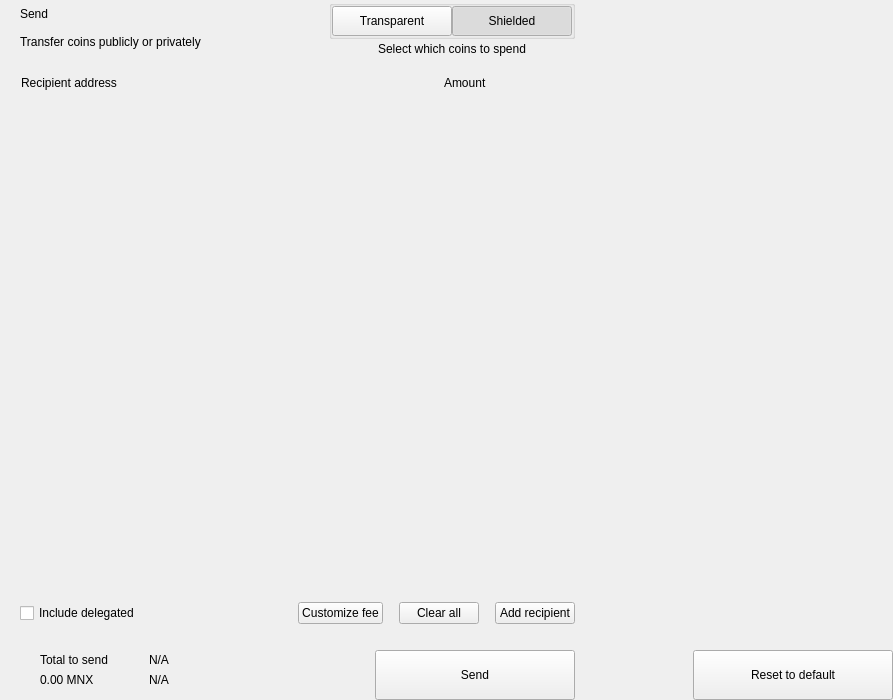
<?xml version="1.0" encoding="UTF-8"?>
<ui version="4.0">
 <class>send</class>
 <widget class="QWidget" name="send">
  <property name="geometry">
   <rect>
    <x>0</x>
    <y>0</y>
    <width>893</width>
    <height>700</height>
   </rect>
  </property>
  <property name="windowTitle">
   <string notr="true">N/A</string>
  </property>
  <layout class="QHBoxLayout" name="horizontalLayout_2" stretch="2,1">
   <property name="spacing">
    <number>0</number>
   </property>
   <property name="leftMargin">
    <number>0</number>
   </property>
   <property name="topMargin">
    <number>0</number>
   </property>
   <property name="rightMargin">
    <number>0</number>
   </property>
   <property name="bottomMargin">
    <number>0</number>
   </property>
   <item>
    <widget class="QWidget" name="left" native="true">
     <layout class="QVBoxLayout" name="verticalLayout_3">
      <property name="spacing">
       <number>0</number>
      </property>
      <property name="leftMargin">
       <number>0</number>
      </property>
      <property name="topMargin">
       <number>0</number>
      </property>
      <property name="rightMargin">
       <number>0</number>
      </property>
      <property name="bottomMargin">
       <number>0</number>
      </property>
      <item>
       <layout class="QVBoxLayout" name="verticalLayout_22" stretch="0,0,0,1,0,0,0,0">
        <property name="spacing">
         <number>0</number>
        </property>
        <item>
         <layout class="QHBoxLayout" name="horizontalLayout_3">
          <property name="spacing">
           <number>0</number>
          </property>
          <property name="leftMargin">
           <number>20</number>
          </property>
          <property name="rightMargin">
           <number>20</number>
          </property>
          <item>
           <layout class="QVBoxLayout" name="verticalLayout">
            <property name="spacing">
             <number>0</number>
            </property>
            <item>
             <widget class="QLabel" name="labelTitle">
              <property name="text">
               <string>Send</string>
              </property>
              <property name="alignment">
               <set>Qt::AlignLeading|Qt::AlignLeft|Qt::AlignVCenter</set>
              </property>
             </widget>
            </item>
            <item>
             <widget class="QLabel" name="labelSubtitle1">
              <property name="text">
               <string>Transfer coins publicly or privately</string>
              </property>
             </widget>
            </item>
           </layout>
          </item>
          <item>
           <spacer name="horizontalSpacer">
            <property name="orientation">
             <enum>Qt::Horizontal</enum>
            </property>
            <property name="sizeHint" stdset="0">
             <size>
              <width>40</width>
              <height>20</height>
             </size>
            </property>
           </spacer>
          </item>
          <item>
           <layout class="QVBoxLayout" name="verticalLayout_6">
            <property name="spacing">
             <number>3</number>
            </property>
            <item alignment="Qt::AlignHCenter">
             <widget class="QGroupBox" name="groupBox">
              <property name="styleSheet">
               <string notr="true">#groupBox{
padding-top:2px;
}</string>
              </property>
              <property name="title">
               <string/>
              </property>
              <property name="alignment">
               <set>Qt::AlignCenter</set>
              </property>
              <layout class="QHBoxLayout" name="horizontalLayout_4">
               <property name="spacing">
                <number>0</number>
               </property>
               <property name="leftMargin">
                <number>0</number>
               </property>
               <property name="topMargin">
                <number>0</number>
               </property>
               <property name="rightMargin">
                <number>0</number>
               </property>
               <property name="bottomMargin">
                <number>0</number>
               </property>
               <item>
                <widget class="QPushButton" name="pushLeft">
                 <property name="minimumSize">
                  <size>
                   <width>120</width>
                   <height>30</height>
                  </size>
                 </property>
                 <property name="maximumSize">
                  <size>
                   <width>120</width>
                   <height>30</height>
                  </size>
                 </property>
                 <property name="focusPolicy">
                  <enum>Qt::NoFocus</enum>
                 </property>
                 <property name="text">
                  <string>Transparent</string>
                 </property>
                 <property name="checkable">
                  <bool>true</bool>
                 </property>
                 <property name="autoExclusive">
                  <bool>true</bool>
                 </property>
                </widget>
               </item>
               <item>
                <widget class="QPushButton" name="pushRight">
                 <property name="minimumSize">
                  <size>
                   <width>120</width>
                   <height>30</height>
                  </size>
                 </property>
                 <property name="maximumSize">
                  <size>
                   <width>120</width>
                   <height>30</height>
                  </size>
                 </property>
                 <property name="focusPolicy">
                  <enum>Qt::NoFocus</enum>
                 </property>
                 <property name="text">
                  <string>Shielded</string>
                 </property>
                 <property name="checkable">
                  <bool>true</bool>
                 </property>
                 <property name="checked">
                  <bool>true</bool>
                 </property>
                 <property name="autoExclusive">
                  <bool>true</bool>
                 </property>
                </widget>
               </item>
              </layout>
             </widget>
            </item>
            <item alignment="Qt::AlignHCenter|Qt::AlignTop">
             <widget class="QLabel" name="labelSubtitle2">
              <property name="styleSheet">
               <string notr="true"/>
              </property>
              <property name="text">
               <string>Select which coins to spend</string>
              </property>
              <property name="alignment">
               <set>Qt::AlignCenter</set>
              </property>
              <property name="indent">
               <number>0</number>
              </property>
             </widget>
            </item>
           </layout>
          </item>
         </layout>
        </item>
        <item>
         <spacer name="verticalSpacer_2">
          <property name="orientation">
           <enum>Qt::Vertical</enum>
          </property>
          <property name="sizeType">
           <enum>QSizePolicy::Fixed</enum>
          </property>
          <property name="sizeHint" stdset="0">
           <size>
            <width>20</width>
            <height>20</height>
           </size>
          </property>
         </spacer>
        </item>
        <item>
         <layout class="QHBoxLayout" name="horizontalLayout" stretch="6,0,2">
          <property name="spacing">
           <number>0</number>
          </property>
          <property name="leftMargin">
           <number>10</number>
          </property>
          <property name="topMargin">
           <number>0</number>
          </property>
          <property name="rightMargin">
           <number>20</number>
          </property>
          <property name="bottomMargin">
           <number>0</number>
          </property>
          <item>
           <widget class="QLabel" name="labelSubtitleAddress">
            <property name="styleSheet">
             <string notr="true">margin-left:8px;</string>
            </property>
            <property name="text">
             <string>Recipient address</string>
            </property>
           </widget>
          </item>
          <item>
           <spacer name="horizontalSpacer_3">
            <property name="orientation">
             <enum>Qt::Horizontal</enum>
            </property>
            <property name="sizeType">
             <enum>QSizePolicy::Fixed</enum>
            </property>
            <property name="sizeHint" stdset="0">
             <size>
              <width>40</width>
              <height>1</height>
             </size>
            </property>
           </spacer>
          </item>
          <item>
           <widget class="QLabel" name="labelSubtitleAmount">
            <property name="text">
             <string>Amount</string>
            </property>
           </widget>
          </item>
         </layout>
        </item>
        <item>
         <widget class="QScrollArea" name="scrollArea">
          <property name="minimumSize">
           <size>
            <width>0</width>
            <height>350</height>
           </size>
          </property>
          <property name="styleSheet">
           <string notr="true">#scrollArea {
            background:transparent;
            margin-top:10px;
}</string>
          </property>
          <property name="horizontalScrollBarPolicy">
           <enum>Qt::ScrollBarAlwaysOff</enum>
          </property>
          <property name="sizeAdjustPolicy">
           <enum>QAbstractScrollArea::AdjustIgnored</enum>
          </property>
          <property name="widgetResizable">
           <bool>true</bool>
          </property>
          <property name="alignment">
           <set>Qt::AlignLeading|Qt::AlignLeft|Qt::AlignTop</set>
          </property>
          <widget class="QWidget" name="scrollAreaWidgetContents">
           <property name="geometry">
            <rect>
             <x>0</x>
             <y>0</y>
             <width>591</width>
             <height>16</height>
            </rect>
           </property>
           <property name="sizePolicy">
            <sizepolicy hsizetype="Preferred" vsizetype="Maximum">
             <horstretch>0</horstretch>
             <verstretch>0</verstretch>
            </sizepolicy>
           </property>
           <property name="autoFillBackground">
            <bool>false</bool>
           </property>
           <property name="styleSheet">
            <string notr="true">#scrollAreaWidgetContents {
             background:transparent;
             }</string>
           </property>
           <layout class="QVBoxLayout" name="verticalLayout_7">
            <property name="spacing">
             <number>0</number>
            </property>
            <property name="sizeConstraint">
             <enum>QLayout::SetDefaultConstraint</enum>
            </property>
            <property name="leftMargin">
             <number>0</number>
            </property>
            <property name="topMargin">
             <number>0</number>
            </property>
            <property name="rightMargin">
             <number>0</number>
            </property>
            <property name="bottomMargin">
             <number>0</number>
            </property>
           </layout>
          </widget>
         </widget>
        </item>
        <item>
         <spacer name="verticalSpacer_4">
          <property name="orientation">
           <enum>Qt::Vertical</enum>
          </property>
          <property name="sizeType">
           <enum>QSizePolicy::Fixed</enum>
          </property>
          <property name="sizeHint" stdset="0">
           <size>
            <width>20</width>
            <height>20</height>
           </size>
          </property>
         </spacer>
        </item>
        <item>
         <layout class="QHBoxLayout" name="horizontalLayout_20">
          <property name="spacing">
           <number>6</number>
          </property>
          <property name="leftMargin">
           <number>20</number>
          </property>
          <property name="rightMargin">
           <number>20</number>
          </property>
          <item>
           <widget class="QCheckBox" name="checkBoxDelegations">
            <property name="layoutDirection">
             <enum>Qt::LeftToRight</enum>
            </property>
            <property name="text">
             <string>Include delegated</string>
            </property>
           </widget>
          </item>
          <item>
           <spacer name="horizontalSpacer_4">
            <property name="orientation">
             <enum>Qt::Horizontal</enum>
            </property>
            <property name="sizeHint" stdset="0">
             <size>
              <width>10</width>
              <height>20</height>
             </size>
            </property>
           </spacer>
          </item>
          <item>
           <widget class="QPushButton" name="pushButtonFee">
            <property name="focusPolicy">
             <enum>Qt::NoFocus</enum>
            </property>
            <property name="text">
             <string>Customize fee</string>
            </property>
           </widget>
          </item>
          <item>
           <spacer name="horizontalSpacer_11">
            <property name="orientation">
             <enum>Qt::Horizontal</enum>
            </property>
            <property name="sizeType">
             <enum>QSizePolicy::Minimum</enum>
            </property>
            <property name="sizeHint" stdset="0">
             <size>
              <width>10</width>
              <height>20</height>
             </size>
            </property>
           </spacer>
          </item>
          <item>
           <widget class="QPushButton" name="pushButtonClear">
            <property name="focusPolicy">
             <enum>Qt::NoFocus</enum>
            </property>
            <property name="layoutDirection">
             <enum>Qt::RightToLeft</enum>
            </property>
            <property name="text">
             <string>Clear all</string>
            </property>
           </widget>
          </item>
          <item>
           <spacer name="horizontalSpacer_6">
            <property name="orientation">
             <enum>Qt::Horizontal</enum>
            </property>
            <property name="sizeType">
             <enum>QSizePolicy::Fixed</enum>
            </property>
            <property name="sizeHint" stdset="0">
             <size>
              <width>10</width>
              <height>20</height>
             </size>
            </property>
           </spacer>
          </item>
          <item>
           <widget class="QPushButton" name="pushButtonAddRecipient">
            <property name="focusPolicy">
             <enum>Qt::NoFocus</enum>
            </property>
            <property name="text">
             <string>Add recipient</string>
            </property>
           </widget>
          </item>
         </layout>
        </item>
        <item>
         <spacer name="verticalSpacer">
          <property name="orientation">
           <enum>Qt::Vertical</enum>
          </property>
          <property name="sizeType">
           <enum>QSizePolicy::Fixed</enum>
          </property>
          <property name="sizeHint" stdset="0">
           <size>
            <width>20</width>
            <height>16</height>
           </size>
          </property>
         </spacer>
        </item>
        <item>
         <layout class="QHBoxLayout" name="horizontalLayout_7">
          <property name="rightMargin">
           <number>20</number>
          </property>
          <item>
           <layout class="QHBoxLayout" name="horizontalLayout_10">
            <property name="spacing">
             <number>0</number>
            </property>
            <property name="leftMargin">
             <number>8</number>
            </property>
            <item>
             <widget class="QStackedWidget" name="stackedWidget">
              <property name="minimumSize">
               <size>
                <width>0</width>
                <height>60</height>
               </size>
              </property>
              <property name="maximumSize">
               <size>
                <width>16777215</width>
                <height>60</height>
               </size>
              </property>
              <widget class="QWidget" name="page1">
               <layout class="QVBoxLayout" name="verticalLayout_71" stretch="0">
                <property name="spacing">
                 <number>6</number>
                </property>
                <property name="leftMargin">
                 <number>12</number>
                </property>
                <property name="topMargin">
                 <number>0</number>
                </property>
                <property name="rightMargin">
                 <number>0</number>
                </property>
                <property name="bottomMargin">
                 <number>0</number>
                </property>
                <item>
                 <widget class="QWidget" name="coinWidget" native="true">
                  <property name="minimumSize">
                   <size>
                    <width>0</width>
                    <height>60</height>
                   </size>
                  </property>
                  <property name="maximumSize">
                   <size>
                    <width>16777215</width>
                    <height>60</height>
                   </size>
                  </property>
                  <layout class="QHBoxLayout" name="horizontalLayout_9">
                   <property name="spacing">
                    <number>0</number>
                   </property>
                   <property name="leftMargin">
                    <number>20</number>
                   </property>
                   <property name="topMargin">
                    <number>10</number>
                   </property>
                   <property name="rightMargin">
                    <number>20</number>
                   </property>
                   <property name="bottomMargin">
                    <number>10</number>
                   </property>
                   <item>
                    <layout class="QVBoxLayout" name="verticalSend">
                     <property name="spacing">
                      <number>0</number>
                     </property>
                     <item>
                      <widget class="QLabel" name="labelTitleTotalSend">
                       <property name="text">
                        <string>Total to send</string>
                       </property>
                      </widget>
                     </item>
                     <item>
                      <widget class="QLabel" name="labelAmountSend">
                       <property name="text">
                        <string notr="true">0.00 MNX</string>
                       </property>
                      </widget>
                     </item>
                    </layout>
                   </item>
                   <item>
                    <spacer name="horizontalSpacer_9">
                     <property name="orientation">
                      <enum>Qt::Horizontal</enum>
                     </property>
                     <property name="sizeType">
                      <enum>QSizePolicy::Fixed</enum>
                     </property>
                     <property name="sizeHint" stdset="0">
                      <size>
                       <width>20</width>
                       <height>20</height>
                      </size>
                     </property>
                    </spacer>
                   </item>
                   <item>
                    <widget class="QLabel" name="labelLine">
                     <property name="minimumSize">
                      <size>
                       <width>1</width>
                       <height>0</height>
                      </size>
                     </property>
                     <property name="maximumSize">
                      <size>
                       <width>1</width>
                       <height>16777215</height>
                      </size>
                     </property>
                     <property name="text">
                      <string/>
                     </property>
                    </widget>
                   </item>
                   <item>
                    <spacer name="horizontalSpacer_10">
                     <property name="orientation">
                      <enum>Qt::Horizontal</enum>
                     </property>
                     <property name="sizeType">
                      <enum>QSizePolicy::Fixed</enum>
                     </property>
                     <property name="sizeHint" stdset="0">
                      <size>
                       <width>20</width>
                       <height>20</height>
                      </size>
                     </property>
                    </spacer>
                   </item>
                   <item>
                    <layout class="QVBoxLayout" name="verticalRemaining">
                     <property name="spacing">
                      <number>0</number>
                     </property>
                     <item>
                      <widget class="QLabel" name="labelTitleTotalRemaining">
                       <property name="text">
                        <string notr="true">N/A</string>
                       </property>
                      </widget>
                     </item>
                     <item>
                      <widget class="QLabel" name="labelAmountRemaining">
                       <property name="text">
                        <string notr="true">N/A</string>
                       </property>
                      </widget>
                     </item>
                    </layout>
                   </item>
                  </layout>
                 </widget>
                </item>
               </layout>
              </widget>
              <widget class="QWidget" name="page_2"/>
             </widget>
            </item>
           </layout>
          </item>
          <item>
           <spacer name="horizontalSpacer_5">
            <property name="orientation">
             <enum>Qt::Horizontal</enum>
            </property>
            <property name="sizeType">
             <enum>QSizePolicy::Expanding</enum>
            </property>
            <property name="sizeHint" stdset="0">
             <size>
              <width>40</width>
              <height>20</height>
             </size>
            </property>
           </spacer>
          </item>
          <item alignment="Qt::AlignBottom">
           <widget class="QPushButton" name="pushButtonSave">
            <property name="minimumSize">
             <size>
              <width>200</width>
              <height>50</height>
             </size>
            </property>
            <property name="maximumSize">
             <size>
              <width>200</width>
              <height>50</height>
             </size>
            </property>
            <property name="focusPolicy">
             <enum>Qt::NoFocus</enum>
            </property>
            <property name="text">
             <string>Send</string>
            </property>
           </widget>
          </item>
         </layout>
        </item>
       </layout>
      </item>
     </layout>
    </widget>
   </item>
   <item>
    <widget class="QWidget" name="right" native="true">
     <layout class="QVBoxLayout" name="verticalLayout_5">
      <property name="leftMargin">
       <number>0</number>
      </property>
      <property name="topMargin">
       <number>0</number>
      </property>
      <property name="rightMargin">
       <number>0</number>
      </property>
      <property name="bottomMargin">
       <number>0</number>
      </property>
      <item>
       <layout class="QVBoxLayout" name="verticalLayout_4">
        <property name="spacing">
         <number>6</number>
        </property>
        <item>
         <widget class="OptionButton" name="btnCoinControl" native="true">
          <property name="minimumSize">
           <size>
            <width>0</width>
            <height>50</height>
           </size>
          </property>
         </widget>
        </item>
        <item>
         <widget class="OptionButton" name="btnChangeAddress" native="true">
          <property name="minimumSize">
           <size>
            <width>0</width>
            <height>50</height>
           </size>
          </property>
         </widget>
        </item>
        <item>
         <widget class="OptionButton" name="btnUri" native="true">
          <property name="minimumSize">
           <size>
            <width>0</width>
            <height>50</height>
           </size>
          </property>
         </widget>
        </item>
        <item>
         <widget class="OptionButton" name="btnShieldCoins" native="true">
          <property name="minimumSize">
           <size>
            <width>0</width>
            <height>50</height>
           </size>
          </property>
         </widget>
        </item>
        <item>
         <spacer name="verticalSpacer_5">
          <property name="orientation">
           <enum>Qt::Vertical</enum>
          </property>
          <property name="sizeHint" stdset="0">
           <size>
            <width>20</width>
            <height>40</height>
           </size>
          </property>
         </spacer>
        </item>
        <item>
         <layout class="QHBoxLayout" name="horizontalLayout_8">
          <item>
           <spacer name="horizontalSpacer_7">
            <property name="orientation">
             <enum>Qt::Horizontal</enum>
            </property>
            <property name="sizeHint" stdset="0">
             <size>
              <width>40</width>
              <height>20</height>
             </size>
            </property>
           </spacer>
          </item>
          <item>
           <widget class="QPushButton" name="pushButtonReset">
            <property name="minimumSize">
             <size>
              <width>200</width>
              <height>50</height>
             </size>
            </property>
            <property name="maximumSize">
             <size>
              <width>200</width>
              <height>50</height>
             </size>
            </property>
            <property name="focusPolicy">
             <enum>Qt::NoFocus</enum>
            </property>
            <property name="text">
             <string>Reset to default</string>
            </property>
           </widget>
          </item>
         </layout>
        </item>
       </layout>
      </item>
     </layout>
    </widget>
   </item>
  </layout>
 </widget>
 <customwidgets>
  <customwidget>
   <class>OptionButton</class>
   <extends>QWidget</extends>
   <header>qt/nodetrade/optionbutton.h</header>
   <container>1</container>
  </customwidget>
 </customwidgets>
 <resources/>
 <connections/>
</ui>
